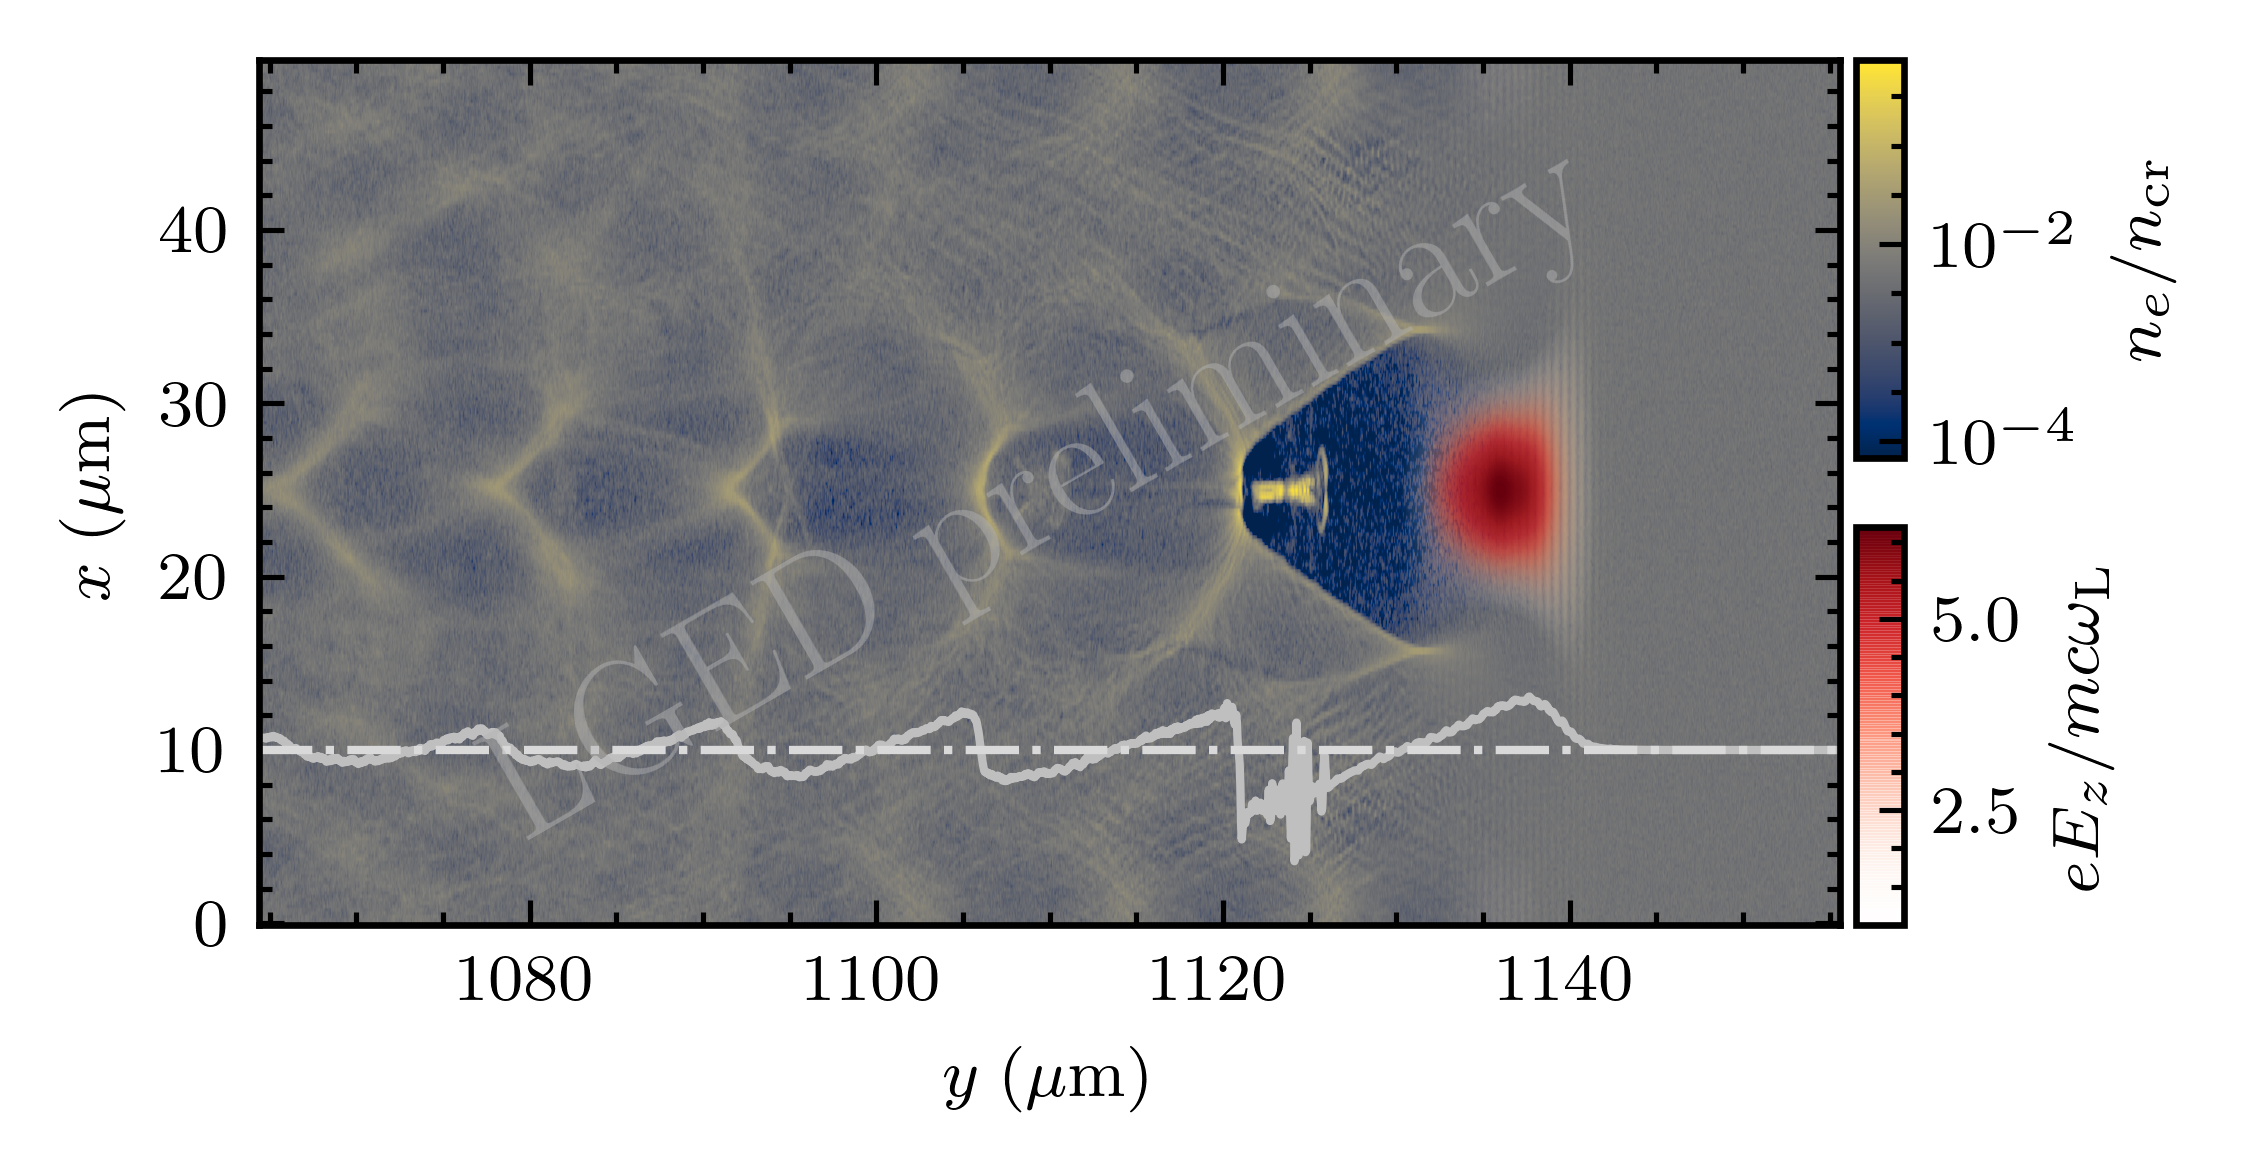

Write the Python code that produced this figure.
#!/usr/bin/env python
# coding: utf-8
import pathlib
from copy import copy
from openpmd_viewer import addons
from matplotlib import pyplot as plt, colors, cm, rcParams
from mpl_toolkits.axes_grid1.inset_locator import inset_axes
import unyt as u
from prepic import lwfa
import numpy as np
from scipy.signal import hilbert
import custom_colormap as cc
import figformat

fig_width, fig_height, params = figformat.figure_format(fig_width=3.4)
rcParams.update(params)

cc.colormap_alpha('Reds')

a0 = 2.4 * u.dimensionless  # Laser amplitude
tau = 25.0e-15 / 2.354820045 * u.second  # Laser duration
w0 = 22.0e-6 / 1.17741 * u.meter  # Laser waist
lambda0 = 0.8e-6 * u.meter  # Laser wavelength

laser = lwfa.Laser.from_a0(
    a0=a0,
    τL=tau,
    beam=lwfa.GaussianBeam(w0=w0, λL=lambda0),
)
n_c = laser.ncrit.to_value("1/m**3")
# 1.7419595910637713e+27
E0 = (laser.E0 / a0).to_value("volt/m")
# 4013376052599.5396

p = "/media/ong/WORKDIR2/betatron0017/simOutput/h5"
ts = addons.LpaDiagnostics(p)
iteration = 50000
rho, rho_info = ts.get_field(
    field="e_density",
    iteration=iteration,
    slice_across="z",
)
electric, electric_info = ts.get_field(
    field="E",
    coord="z",
    iteration=iteration,
    slice_across="z",
)
# get laser envelope
# FIXME use ts.get_laser_envelope() once https://github.com/openPMD/openPMD-viewer/issues/292 is solved
e_complx = hilbert(electric, axis=0)
envelope = np.abs(e_complx)

# get longitudinal field
e_y_of_y, e_y_of_y_info = ts.get_field(
    field="E",
    coord="y",
    iteration=iteration,
    slice_across=["z", "x"],
)


fig, ax = plt.subplots(figsize=(fig_width, fig_height))

im_rho = ax.imshow(
    np.flipud(np.rot90(rho / n_c)),
    extent=np.roll(rho_info.imshow_extent * 1e6, 2),
    origin="lower",
    norm=colors.SymLogNorm(linthresh=1e-4, linscale=0.15, base=10),
   # norm=colors.PowerNorm(gamma=1./4.),
    cmap=cm.get_cmap("cividis"),
)
im_envelope = ax.imshow(
    np.flipud(np.rot90(envelope / E0)),
    extent=np.roll(electric_info.imshow_extent * 1e6, 2),
    origin="lower",
    cmap='Reds_alpha',
)
im_envelope.set_clim(vmin=1.0)

# plot longitudinal field
ax.plot(e_y_of_y_info.y * 1e6, e_y_of_y / E0 * 25 + 10, color="0.7")
ax.axhline(10, color="0.85", ls="-.")
# print(np.max(e_y_of_y / E0)) 1 tick mark correspond to 1/25*(one tick mark value of x axis)
cbaxes_rho = inset_axes(
    ax,
    width="3%",  # width = 10% of parent_bbox width
    height="46%",  # height : 50%
    loc=2,
    bbox_to_anchor=(1.01, 0.0, 1, 1),
    bbox_transform=ax.transAxes,
    borderpad=0,
)
cbaxes_env = inset_axes(
    ax,
    width="3%",  # width = 5% of parent_bbox width
    height="46%",  # height : 50%
    loc=3,
    bbox_to_anchor=(1.01, 0.0, 1, 1),
    bbox_transform=ax.transAxes,
    borderpad=0,
)
cbar_env = fig.colorbar(
    mappable=im_envelope, orientation="vertical", ticklocation="right", cax=cbaxes_env
)
cbar_rho = fig.colorbar(
    mappable=im_rho, orientation="vertical", ticklocation="right", cax=cbaxes_rho
)
cbar_env.set_label(r"$eE_{z} / m c \omega_\mathrm{L}$")
cbar_rho.set_label(r"$n_{e} / n_\mathrm{cr}$")
cbar_rho.set_ticks([1e-4,1e-2,1e0])
cbar_env.ax.minorticks_on()
cbar_rho.ax.minorticks_on()
# add watermark
ax.text(0.5, 0.5, 'LGED preliminary', transform=ax.transAxes,
    fontsize=20, color='0.75', alpha=0.5,
    ha='center', va='center', rotation='30')
    
# Add the name of the axes
ax.set_ylabel("$x \;(\mu \mathrm{m} )$")
ax.set_xlabel("$y \;(\mu \mathrm{m} )$")
ax.minorticks_on()

fig.savefig(
    f"laser_density_{iteration}.png",
    dpi=600,
    transparent=False,
    bbox_inches="tight",
)
